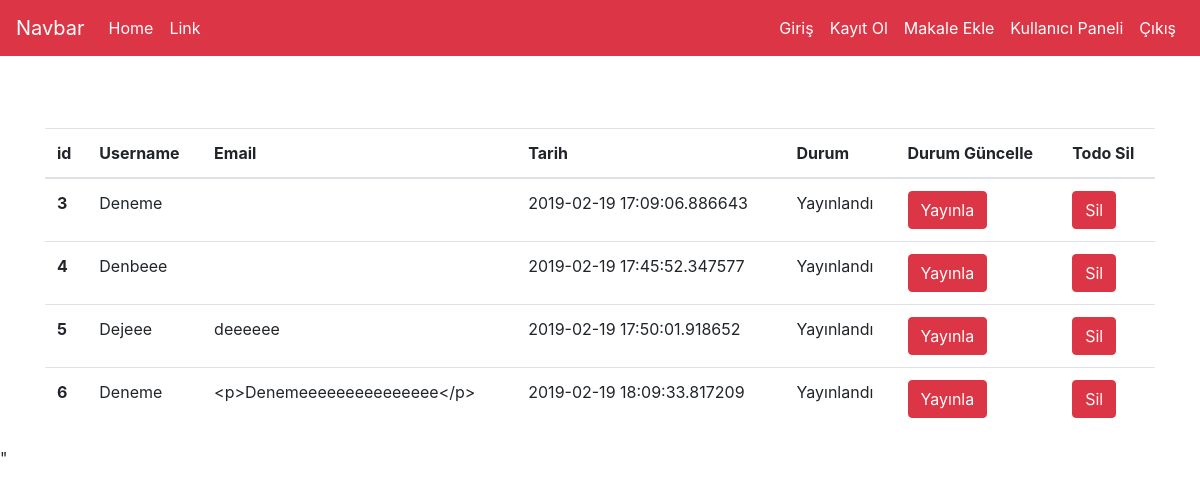
Screenshot of /kullanici_paneli (signed in) with the database file from the repository.
### todo.py (models this page shows, shortened)
class Article(db.Model):
    __tablename__ = "article"
    id = db.Column(db.Integer, primary_key=True)
    title = db.Column(db.String(80))
    content = db.Column(db.String)
    article_time = db.Column(db.DateTime,nullable=False,default=datetime.utcnow)
    yayinla = db.Column(db.Boolean, default=True)

### todo.py (the view)
@app.route("/kullanici_paneli")
@login_required
def kullanici_paneli():
    articles = Article.query.all()
    return render_template("/kullanici_paneli.html",articles = articles)

### todo.py (called while the page is built)
@login_manager.user_loader
def load_user(id):
    return User.query.get(int(id))

### templates/kullanici_paneli.html
{% extends "layout.html" %}
{% block body  %}
{% if users == [] %}
<div class="alert alert-warning" role="alert">
        Herhangi bir todonuz bulunmuyor...
</div>
{% else %}
<table class="table">
        <thead>
          <tr>
            <th scope="col">id</th>
            <th scope="col">Username</th>
            <th scope="col">Email</th>
            <th scope="col">Tarih</th>
            <th scope="col">Durum</th>
            <th scope="col">Durum Güncelle</th>
            <th scope="col">Todo Sil</th>
          </tr>
        </thead>
        <tbody>
            {% for article in articles %}
            <tr>
                    <th scope="row">{{article.id}}</th>
                    <td>{{article.title}}</td>
                    <td>{{article.content}}</td>
                    <td>{{article.article_time}}</td>
                    {% if article.yayinla == False %}
                    <td>Yayınlanmadı</td>
                    {% else %}
                    <td>Yayınlandı</td>
                    {% endif %}
                    <td><a href="/yayinla/{{article.id}}" class = "btn btn-danger">Yayınla</a></td>
                    <td><a href="/delete/{{article.id}}" class = "btn btn-danger">Sil</a></td>
            </tr>
            {% endfor %}
        </tbody>
</table>
{% endif %}
{% endblock  %}

### templates/layout.html (shortened to what this page needs)
<!DOCTYPE html>
<html lang="en">
<head>
    <link rel="stylesheet" href="https://maxcdn.bootstrapcdn.com/bootstrap/4.0.0/css/bootstrap.min.css">
</head>
<body>
    {% include "includes/navbar.html" %}
    <br><br><br>
    <div class = "container">
            {% block body %}
            {% endblock %}
    </div>
</body>
</html>"

### templates/includes/navbar.html (shortened to what this page needs)
<nav class="navbar navbar-expand-lg navbar-dark bg-danger">
    <a class="navbar-brand" href="/">Navbar</a>
    <div class="collapse navbar-collapse" id="navbarSupportedContent">
      <ul class="navbar-nav mr-auto">
        <li class="nav-item active">
          <a class="nav-link" href="/">Home <span class="sr-only">(current)</span></a>
        </li>
        <li class="nav-item active">
          <a class="nav-link" href="/">Link</a>
        </li>
      </ul>
    </div>
    <div class="collapse navbar-collapse" id="navbarSupportedContent">
        <ul class="navbar-nav ml-auto">
          <li class="nav-item active">
            <a class="nav-link" href="/login">Giriş <span class="sr-only">(current)</span></a>
          </li>
          <li class="nav-item active">
            <a class="nav-link" href="/register">Kayıt Ol</a>
          </li>
          <li class="nav-item active">
            <a class="nav-link" href="/article">Makale Ekle</a>
          </li>
          <li class="nav-item active">
                <a class="nav-link" href="/kullanici_paneli">Kullanıcı Paneli</a>
          </li>
          <li class="nav-item active">
              <a class="nav-link" href="/logout">Çıkış</a>
        </li>
        </ul>
      </div>
  </nav>

### rows the page displays
Article: id "3", title "Deneme", article_time "2019-02-19 17:09:06.886643", yayinla "Yayınlandı"
Article: id "4", title "Denbeee", article_time "2019-02-19 17:45:52.347577", yayinla "Yayınlandı"
Article: id "5", title "Dejeee", content "deeeeee", article_time "2019-02-19 17:50:01.918652", yayinla "Yayınlandı"
Article: id "6", title "Deneme", content "<p>Denemeeeeeeeeeeeeeee</p>", article_time "2019-02-19 18:09:33.817209", yayinla "Yayınlandı"
